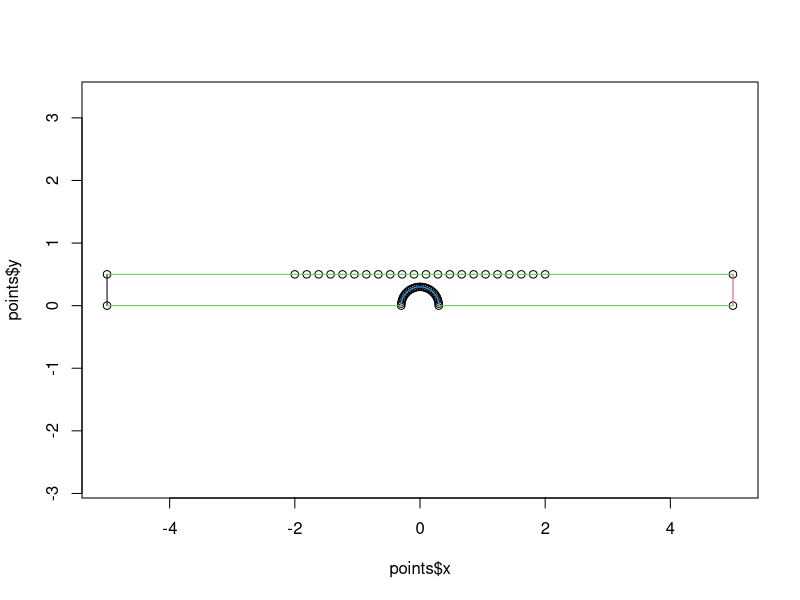

The R script that drew this image:
r = 0.6/2
npar = 20
xpar = 2
ncirc = 30

k = 0

a = seq(0,pi,len=ncirc)
points = data.frame(
    x=c(-5,-5,seq(-xpar,xpar,len=npar+2),5,5,r*cos(a)),
    y=c(0,rep(0.5,npar+4),0,r*sin(a)),
    par=c(rep(FALSE,3),rep(TRUE,npar),rep(FALSE,3+ncirc))
)


n = nrow(points)
segments = data.frame(
    i1 = 1:n,
    i2 = c(2:n,1),
    tag = c(1,rep(3,npar+3),2,3,rep(4,ncirc-1),3)
)

plot(points$x,points$y,asp=1)
segments(
    points$x[segments$i1],points$y[segments$i1],
    points$x[segments$i2],points$y[segments$i2],
    col=segments$tag
)

f = file("circ_20.poly",open="w")
np = sum(points$par)
p = cbind(points$x,points$y,matrix(0,nrow(points),np))
p[points$par,-(1:2)] = diag(np)
p = cbind(1:nrow(p),p)
write.table(t(c(nrow(p),2,np,0)), file=f,row.names=FALSE,col.names=FALSE)
write.table(p, file=f,row.names=FALSE,col.names=FALSE)
s = cbind(segments$i1,segments$i2,segments$tag)
s = cbind(1:nrow(s),s)
write.table(t(c(nrow(s),1)), file=f,row.names=FALSE,col.names=FALSE)
write.table(s, file=f,row.names=FALSE,col.names=FALSE)
h = data.frame()
write.table(t(c(nrow(h))), file=f,row.names=FALSE,col.names=FALSE)
close(f)
